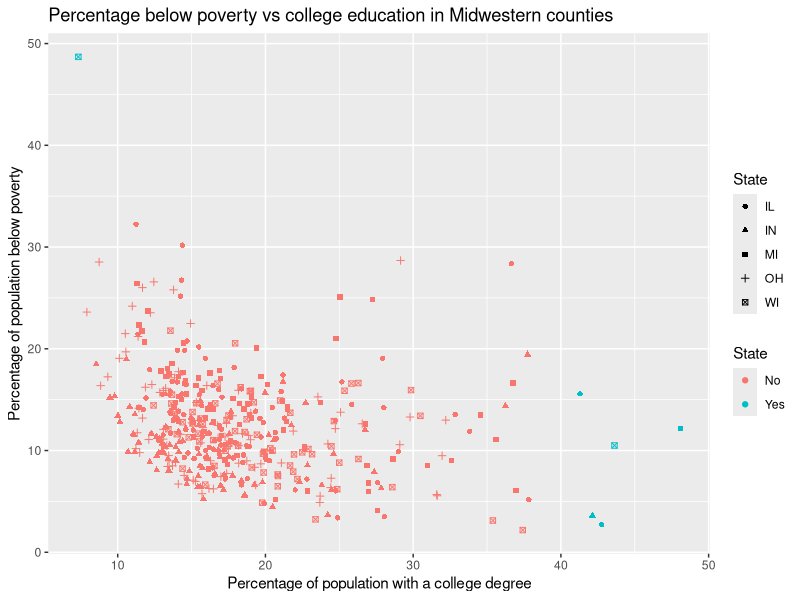

R code for this plot:
## ---- chunk 1
#| eval: true
#| message: false

library(tidyverse)
## ---- chunk 2
midwest |>
  group_by(state) |>
  summarise(num_counties = n()) |>
  arrange(desc(num_counties))
## ---- chunk 3
midwest |>
  count(county) |>
  filter(n == n_distinct(midwest$state))
 
## ---- chunk 4
# Question 3a - population density > 250000
midwest |>
  filter(popdensity > 25000) |>
  select(
    county,
    state,
    popdensity,
    poptotal,
    area
  ) |>
  arrange(desc(popdensity))
## ---- chunk 5
# Question 3b - max population density
midwest |>
  filter(popdensity == max(popdensity)) |>
  select(
    county,
    state,
    popdensity,
    poptotal,
    area
  )
## ---- chunk 6
midwest |>
  summarise(
    normal_popdensity = median(popdensity, na.rm = TRUE),
    middle_popdensity_25 = quantile(popdensity, 0.25, na.rm = TRUE),
    middle_popdensity_75 = quantile(popdensity, 0.75, na.rm = TRUE)
  )
  
## ---- chunk 7
midwest |>
  mutate(metro = if_else(inmetro == 1, "Yes", "No")) |>
  group_by(state, metro) |>
  summarise(n = n(), .groups = "drop") |>
  group_by(state) |>
  mutate(proportion = n / sum(n)) |>
  arrange(state, desc(metro))
## ---- chunk 8
# Question 6a - Upper Left Corner
midwest |>
  filter(
    percbelowpoverty > 40,
    percollege < 10
  ) |>
  select(
    county,
    state,
    percbelowpoverty,
    percollege
  )
## ---- chunk 9
# Question 6b - bottom right corner
midwest |>
  filter(
    percbelowpoverty < 20,
    percollege > 40
  ) |>
  select(
    county,
    state,
    percbelowpoverty,
    percollege
  )
## ---- chunk 10
# Question 6c - Combine the previous 2 pipelines
midwest |>
  filter(
        (percbelowpoverty > 40 & percollege < 10) |
        (percbelowpoverty < 20 & percollege > 40)
  ) |>
  select(
    county,
    state,
    percbelowpoverty,
    percollege
  )
## ---- chunk 11
# Question 6d - new variable
midwest |>
  mutate(
    potential_outlier = if_else(
        (percbelowpoverty > 40 & percollege < 10) |
        (percbelowpoverty < 20 & percollege > 40),
        "Yes",
        "No"
    )
  ) |>
  select(
    county,
    state,
    percbelowpoverty,
    percollege,
    potential_outlier
  ) |>
  arrange(potential_outlier)
## ---- chunk 12
# Question 6e - visualization

midwest |>
  mutate(
    potential_outlier = if_else(
        (percbelowpoverty > 40 & percollege < 10) |
        (percbelowpoverty < 20 & percollege > 40),
        "Yes",
        "No"
    )
  ) |>
  ggplot(aes(
    x = percollege,
    y = percbelowpoverty,
    color = potential_outlier,
    shape = state
  )) +
  geom_point() +
  labs(
    x = "Percentage of population with a college degree",
    y = "Percentage of population below poverty", 
    title = "Percentage below poverty vs college education in Midwestern counties",
    color = "State",
    shape = "State"
  )

## ---- chunk 13
# Question 7a - total population for each state
state_population <- midwest |>
  group_by(state) |>
  summarise(total_population = sum(poptotal, na.rm = TRUE)) |>
  arrange(desc(total_population))

state_population

## ---- chunk 14
# Question 7b - proportion of the total population
proportion_of_population <- state_population |>
  mutate(proportion_of_population = total_population / sum(total_population)) |>
  arrange(desc(proportion_of_population))

proportion_of_population
  
## ---- chunk 15
# Question 7c - Most populous state
proportion_of_population |>
  slice(c(1, n())) |>
  mutate(population_percent = 100 * proportion_of_population) 
## ---- chunk 16
state_poverty <- midwest |>
  group_by(state) |>
  summarise(mean_percbelowpoverty = mean(percbelowpoverty, na.rm = TRUE))

state_poverty
## ---- chunk 17
state_poverty |>
  arrange((mean_percbelowpoverty))
## ---- chunk 18
df <- tibble(
  var_1 = c(10, 20, 30, 40, 50),
  var_2 = c("Pizza", "Burger", "Pizza", "Pizza", "Burger"),
  var_3 = c("Apple", "Apple", "Pear", "Pear", "Banana")
)

df
## ---- chunk 19
# Question - 9a
df |>
  arrange(var_2)
## ---- chunk 20
# Question - 9b
df |>
  group_by(var_2)
## ---- chunk 21
# Question - 9c
df |>
  group_by(var_2) |>
  summarize(mean_var_1 = mean(var_1))
## ---- chunk 22
# Question - 9d
df |>
  group_by(var_2, var_3) |>
  summarize(mean_var_1 = mean(var_1))
## ---- chunk 23
# Question - 9e
df |>
  group_by(var_2, var_3) |>
  summarize(mean_var_1 = mean(var_1), .groups = "drop")
## ---- chunk 24
# Question - 9f
df |>
  group_by(var_2, var_3) |>
  summarize(mean_var_1 = mean(var_1), .groups = "drop")

df |>
  group_by(var_2, var_3) |>
  mutate(mean_var_1 = mean(var_1))
